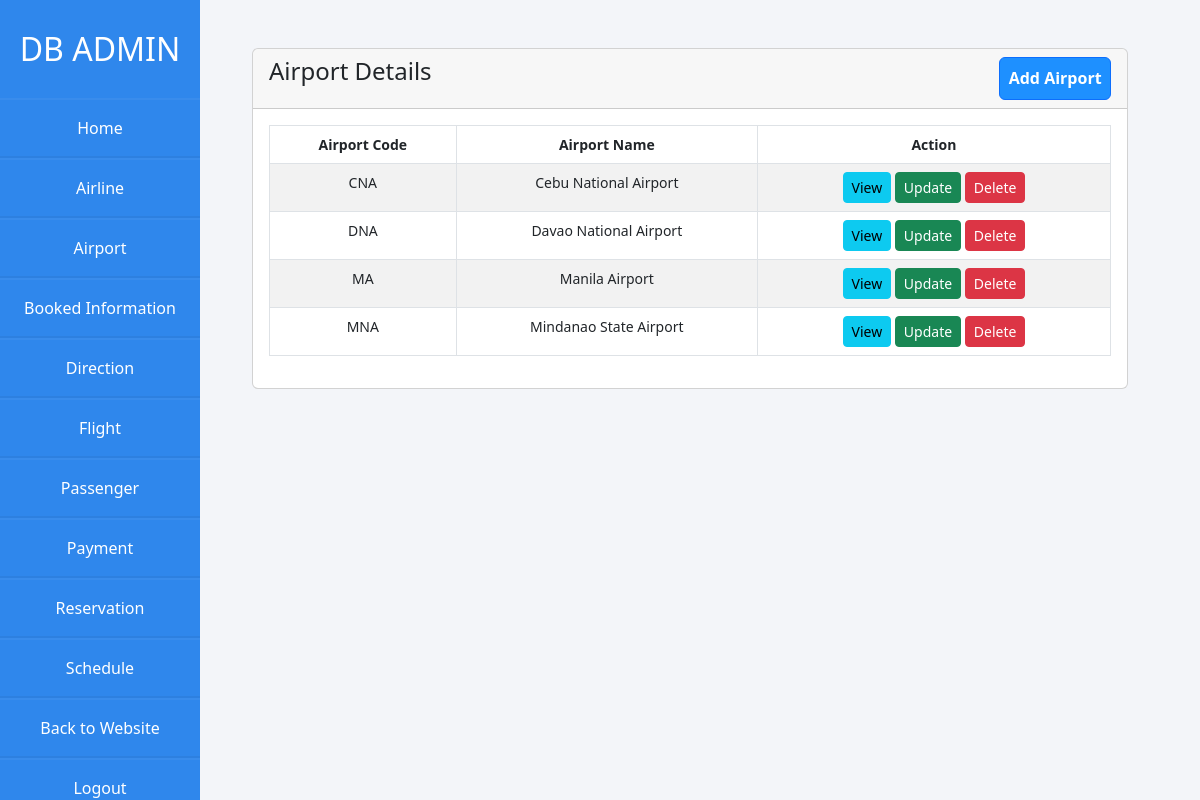
Page /Airlines/admin/airport.php on the committed database.
### tables this page shows
CREATE TABLE `airport` (
  `airport_code` char(3) NOT NULL,
  `airport_name` varchar(255) NOT NULL
);

### Airlines/admin/airport.php (the view, shortened to what this page needs)
<?php
  require 'dbcon.php';
?>
<!doctype html>
<html lang="en">
  <head>
    <link href="https://cdn.jsdelivr.net/npm/bootstrap@5.2.0-beta1/dist/css/bootstrap.min.css" rel="stylesheet">
    <link rel="stylesheet" href="css/styles.css">
  </head>
  <body>
    <div class="wrapper">
      <div class="sidebar">
        <h2>DB Admin</h2>
        <li><a href="admin.php">Home</a></li>
        <li><a href="airline.php">Airline</a></li>
        <li><a href="airport.php">Airport</a></li>
        <li><a href="booked-information.php">Booked Information</a></li>
        <li><a href="direction.php">Direction</a></li>
        <li><a href="flight.php">Flight</a></li>
        <li><a href="passenger.php">Passenger</a></li>
        <li><a href="payment.php">Payment</a></li>
        <li><a href="reservation.php">Reservation</a></li>
        <li><a href="schedule.php">Schedule</a></li>
        <li><a href="../home.php"> Back to Website</a></li>
        <li><a href="logout-admin.php"> Logout</a></li>
      </div>
    </div>
    <div class="container mt-5">
      <div class="row">
        <div class="col-md-12">
          <div class="card">
            <div class="card-header">
              <h4>Airport Details
                <a href="airport-create.php" class="btn btn-primary float-end">Add Airport</a>
              </h4>
            </div>
            <div class="card-body">
              <table class="table table-bordered table-striped">
                  <thead>
                      <tr>
                        <th>Airport Code</th>
                        <th>Airport Name</th>
                        <th>Action</th>
                      </tr>
                  </thead>
                  <tbody>
                    <?php
                      $query = "SELECT * FROM airport";
                      $query_run = mysqli_query($con, $query);
                      if(mysqli_num_rows($query_run) > 0){
                        foreach($query_run as $airport){
                          ?>
                          <tr>
                            <td><?= $airport['airport_code']; ?></td>
                            <td><?= $airport['airport_name']; ?></td>
                            <td>
                              <a href="airport-view.php?airport_code=<?= $airport['airport_code']; ?>" class="btn btn-info btn-sm">View</a>
                              <a href="airport-update.php?airport_code=<?= $airport['airport_code']; ?>" class="btn btn-success btn-sm">Update</a>
                              <form action="code.php" method='POST' class="d-inline">
                                <button type="submit" name="delete_airport" value="<?=$airport['airport_code']; ?>" class="btn btn-danger btn-sm">Delete</a>
                              </form>
                            </td>
                          </tr>
                          <?php
                        }
                      }
                      else{
                        echo '<h5>No Record Found </h5>';
                      }
                    ?>
                  </tbody>
              </table>
            </div>
          </div>
        </div>
      </div>
    </div>
  </body>
</html>

### Airlines/admin/css/styles.css (style rules this page uses)
* { margin: 0; padding: 0; box-sizing: border-box; list-style: none; text-decoration: none; }
body { background: #f3f5f9; min-width: 960px; }
.wrapper { width: 20%; min-width: 200px; max-width: 250px; display: flex; position: relative; }
.container { max-width: 75%; margin-left: 20%; }
.wrapper .sidebar { position: fixed; width: 200px; height: 100%; background: rgb(47, 135, 236); padding: 30px 0; overflow-x: scroll; overflow-y: none; }
.wrapper .sidebar h2 { color: #fff; text-transform: uppercase; text-align: center; margin-bottom: 30px; }
.wrapper .sidebar li { padding: 1rem; border-bottom: 2.5px solid rgba(0, 0, 0, 0.05); border-top: 2.5px solid rgba(225, 225, 225, 0.05); }
.wrapper .sidebar li a { color: #fff; display: block; text-align: center; list-style: none; text-decoration: none; }
.row { --bs-gutter-x: 1.5rem; --bs-gutter-y: 0; display: flex; flex-wrap: wrap; margin-top: calc(-1 * var(--bs-gutter-y)); margin-right: calc(-.5 * var(--bs-gutter-x)); }
.card-header { padding: var(--bs-card-cap-padding-y) var(--bs-card-cap-padding-x); margin-bottom: 0; color: var(--bs-card-cap-color); background-color: var(--bs-card-cap-bg); border-bottom: var(--bs-card-border-width) solid var(--bs-card-border-color); }
.table { --bs-table-color: var(--bs-body-color); --bs-table-bg: transparent; --bs-table-border-color: var(--bs-border-color); --bs-table-accent-bg: transparent; --bs-table-striped-color: var(--bs-body-color); --bs-table-striped-bg: rgba(0, 0, 0, 0.05); --bs-table-active-color: var(--bs-body-color); --bs-table-active-bg: rgba(0, 0, 0, 0.1); --bs-table-hover-color: var(--bs-body-color); --bs-table-hover-bg: rgba(0, 0, 0, 0.075); width: 100%; font-size: 14px; text-align: center; margin-bottom: 1rem; color: var(--bs-table-color); vertical-align: top; border-color: var(--bs-table-border-color); }
.btn-primary { background-color: #1e90ff; padding: 1%; color: white; text-decoration: none; font-weight: bold; }

### rows in the picture
airport: airport_code "CNA", airport_name "Cebu National Airport"
airport: airport_code "DNA", airport_name "Davao National Airport"
airport: airport_code "MA", airport_name "Manila Airport"
airport: airport_code "MNA", airport_name "Mindanao State Airport"
